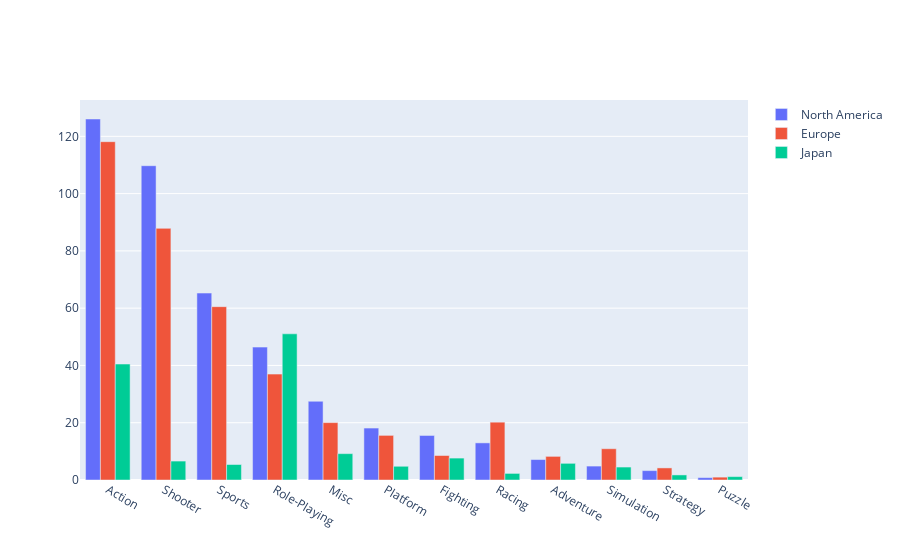

Here is the notebook cell this chart was saved with:
### Markdown cell above
Топ-5 жанров по регионам:

### Code cell
na_genre = data.pivot_table(index='genre', values='na_sales', aggfunc='sum').sort_values(by='na_sales', ascending=False)
eu_genre = data.pivot_table(index='genre', values='eu_sales', aggfunc='sum').sort_values(by='eu_sales', ascending=False)
jp_genre = data.pivot_table(index='genre', values='jp_sales', aggfunc='sum').sort_values(by='jp_sales', ascending=False)
print(na_genre.head(5))
print(eu_genre.head(5))
print(jp_genre.head(5))

fig = go.Figure(data=[
    go.Bar(name='North America', x=na_genre.index, y=na_genre['na_sales']),
    go.Bar(name='Europe', x=eu_genre.index, y=eu_genre['eu_sales']),
    go.Bar(name='Japan', x=jp_genre.index, y=jp_genre['jp_sales'])])
fig.update_layout(barmode='group')
fig.show()

### Figure 1 — Plotly figure (JSON) as saved in the notebook; plotly's stock layout.template omitted (floating-point values rounded to 4 significant figures)
{"data": [{"name": "North America", "type": "bar", "x": ["Action", "Shooter", "Sports", "Role-Playing", "Misc", "Platform", "Fighting", "Racing", "Adventure", "Simulation", "Strategy", "Puzzle"], "y": [126.0, 109.7, 65.27, 46.4, 27.49, 18.14, 15.55, 12.96, 7.14, 4.86, 3.28, 0.83]}, {"name": "Europe", "type": "bar", "x": ["Action", "Shooter", "Sports", "Role-Playing", "Racing", "Misc", "Platform", "Simulation", "Fighting", "Adventure", "Strategy", "Puzzle"], "y": [118.1, 87.86, 60.52, 36.97, 20.19, 20.04, 15.58, 10.92, 8.55, 8.25, 4.22, 1]}, {"name": "Japan", "type": "bar", "x": ["Role-Playing", "Action", "Misc", "Fighting", "Shooter", "Adventure", "Sports", "Platform", "Simulation", "Racing", "Strategy", "Puzzle"], "y": [51.04, 40.49, 9.2, 7.65, 6.61, 5.82, 5.41, 4.79, 4.52, 2.3, 1.77, 1.18]}], "layout": {"barmode": "group"}}
